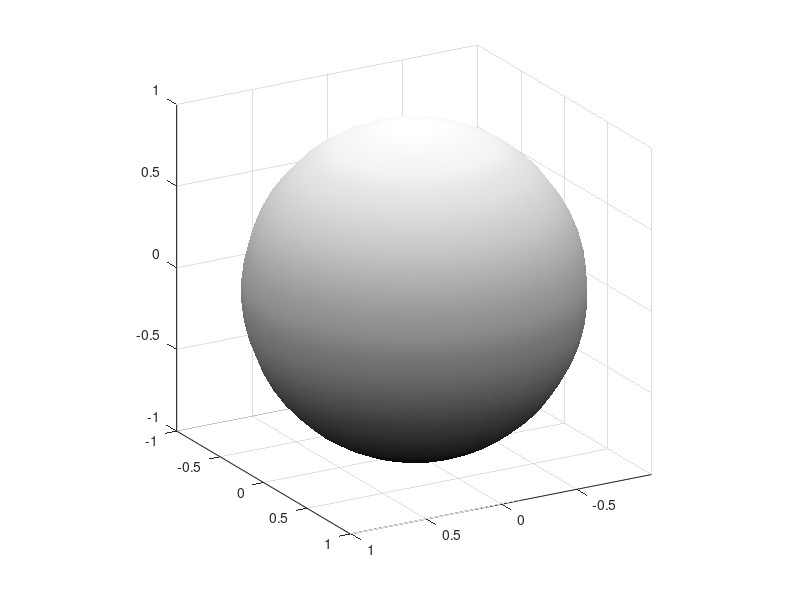

The MATLAB source for this figure: (Note: this script raises an error after producing the figure.)
clear all; close all; clc;

om=1;
T=2*pi/om;

N0=1E3;
N10=N0/4; N20=N0/2;
tau1=T/4; tau2=T/2;
beta10=tau1; beta20=tau2;
phi1=0; phi2=pi/2;

delta_vec=[0.4:0.0001:0.6].';
E0=1;

figure;
sphere(25); view(150,20);
set(gcf,'color','w');
axis equal;
shading interp; colormap gray; alpha 0.25; 
line([-1 1],[0 0],[0 0],'LineWidth',1,'Color',[0 0 0]);
line([0 0],[-1 1],[0 0],'LineWidth',1,'Color',[0 0 0]);
line([0 0],[0 0],[-1 1],'LineWidth',1,'Color',[0 0 0]);
xlabel('$x$','interpreter','latex','fontsize',20,'position',[1.1 0 0]);
ylabel('$y$','interpreter','latex','fontsize',20,'position',[0 1.1 0]);
zlabel('$z$','interpreter','latex','fontsize',20,'position',[0 0 1.1]); h=gca; h.ZAxis.Label.Rotation=0;
hold on;

theta_aux1=linspace(0,2*pi,100);
x1=cos(theta_aux1);
z1=sin(theta_aux1);
y1=zeros(size(theta_aux1));

theta_aux2=pi/2;
x2=cos(theta_aux1)*sin(theta_aux2);
y2=sin(theta_aux1)*sin(theta_aux2);
z2=cos(theta_aux2)*ones(size(theta_aux1));

theta_aux3=pi/2;
x3=cos(theta_aux3)*ones(size(theta_aux1));
y3=cos(theta_aux1)*sin(theta_aux3);
z3=sin(theta_aux1)*sin(theta_aux3);

plot3(x1,y1,z1,'--k','Color',[0.5 0.5 0.5]); hold on;
plot3(x2,y2,z2,'--k','Color',[0.5 0.5 0.5]); hold on;
plot3(x3,y3,z3,'--k','Color',[0.5 0.5 0.5]); hold on;

N_vec=zeros(length(delta_vec),1); 
Nmax_factor=round(sqrt((E0.^2+(max(delta_vec)).^2)./(E0.^2)));
N_max=round(N0.*Nmax_factor);
Nmin_factor=round(sqrt((E0.^2+(min(delta_vec)).^2)./(E0.^2)));
N_min=round(N0.*Nmin_factor);

ti=0;
dt=1/N_max;
tf=1-dt;
t=[0:dt:tf];

N1_min=N_min/4;
N2_min=N_min/2;
N1_max=N_max/4;
N2_max=N_max/2;

X=NaN.*zeros(length(delta_vec),N_max);
Y=NaN.*zeros(length(delta_vec),N_max);
Z=NaN.*zeros(length(delta_vec),N_max);
Energy=NaN.*zeros(length(delta_vec),N_max);

theta_vec=zeros(length(delta_vec),1);
beta1_vec=zeros(length(delta_vec),1);
beta2_vec=zeros(length(delta_vec),1);

N1_vec=zeros(length(delta_vec),1);
N2_vec=zeros(length(delta_vec),1);


for d=1:length(delta_vec)
    d
delta=delta_vec(d);

N1=round(N10.*sqrt((E0.^2+delta.^2)./(E0.^2)));
N2=round(N20.*sqrt((E0.^2+delta.^2)./(E0.^2)));

N=N1+N2+N1;
N_vec(d)=N;
N1_vec(d)=N1;
N2_vec(d)=N2;

td=linspace(0,2*pi,N);
V=-(E0/2).*(exp(-1i.*phi1).*(td>=ti).*(td<=tau1)+exp(-1i.*phi2).*(td>tau1).*(td<=(tau1+tau2))+exp(-1i.*phi1).*(td>(tau1+tau2)).*(td<=(tau1+tau2+tau1)));
Omega_x=V+conj(V);
Omega_y=1i.*(V-conj(V));
Omega_z=delta;

beta1=beta10.*sqrt((E0.^2+delta.^2)./(E0.^2));
beta2=beta20.*sqrt((E0.^2+delta.^2)./(E0.^2));
beta1_vec(d)=beta1;
beta2_vec(d)=beta2;

theta=atan2(E0,delta);
theta_vec(d)=theta;

nx1=sin(theta).*cos(phi1);
ny1=sin(theta).*sin(phi1);
nz1=cos(theta);
K1=[0,-nz1,ny1;nz1,0,-nx1;-ny1,nx1,0];

nx2=sin(theta).*cos(phi2);
ny2=sin(theta).*sin(phi2);
nz2=cos(theta);
K2=[0,-nz2,ny2;nz2,0,-nx2;-ny2,nx2,0];

Rx_90=expm(-(beta1./N1).*K1);
Ry_180=expm(-(beta2./N2).*K2);

r=zeros(3,N);

a0=0; b0=sqrt(1-abs(a0).^2);
% r(:,1)=[2.*a0.*b0,0,abs(b0).^2-abs(a0).^2].';
r(:,1)=[conj(a0).*b0+conj(b0).*a0,1i.*(conj(a0).*b0-a0.*conj(b0)),abs(b0).^2-abs(a0).^2].';

for f=1:N1
r(:,f+1)=Rx_90*r(:,f);
end

for f=N1:(N1+N2)
r(:,f+1)=Ry_180*r(:,f);
end

for f=(N1+N2):(N1+N2+N1)-1
r(:,f+1)=Rx_90*r(:,f);
end

xt=r(1,:); yt=r(2,:); zt=r(3,:);
Energy(d,1:N)=Omega_x.*xt+Omega_y.*yt+Omega_z.*zt;

X(d,1:N)=xt;
Y(d,1:N)=yt;
Z(d,1:N)=zt;

clear r;

end

Eta=Z;
Phi=atan2(Y,X);
%%
x_initial=X(sub2ind(size(X),(1:length(delta_vec)).',N1_vec+1));
y_initial=Y(sub2ind(size(Y),(1:length(delta_vec)).',N1_vec+1));
z_initial=Z(sub2ind(size(Z),(1:length(delta_vec)).',N1_vec+1));

eta_initial=Eta(sub2ind(size(Eta),(1:length(delta_vec)).',N1_vec+1));
phi_initial=Phi(sub2ind(size(Phi),(1:length(delta_vec)).',N1_vec+1));

x_final=X(sub2ind(size(X),(1:length(delta_vec)).',N_vec));
y_final=Y(sub2ind(size(Y),(1:length(delta_vec)).',N_vec));
z_final=Z(sub2ind(size(Z),(1:length(delta_vec)).',N_vec));

eta_final=Eta(sub2ind(size(Eta),(1:length(delta_vec)).',N_vec));
phi_final=Phi(sub2ind(size(Phi),(1:length(delta_vec)).',N_vec));

plot3(X,Y,Z,'.k','MarkerSize',0.5);
hold on;
plot3(x_initial,y_initial,z_initial,'.c','MarkerSize',10);
hold on;
plot3(x_final,y_final,z_final,'.m','MarkerSize',10);
drawnow;
%%
M11=zeros(length(delta_vec),N_max-N1_max);
M12=zeros(length(delta_vec),N_max-N1_max);
M21=zeros(length(delta_vec),N_max-N1_max);
M22=zeros(length(delta_vec),N_max-N1_max);
lambda1=zeros(length(delta_vec),N_max-N1_max);
lambda2=zeros(length(delta_vec),N_max-N1_max);
DetM=zeros(length(delta_vec),N_max-N1_max);

for s=1:(N_max-N1_max)
s
x_initial=X(sub2ind(size(X),(1:length(delta_vec)).',N1_vec+s));
y_initial=Y(sub2ind(size(Y),(1:length(delta_vec)).',N1_vec+s));
z_initial=Z(sub2ind(size(Z),(1:length(delta_vec)).',N1_vec+s));

eta_initial=z_initial;
phi_initial=atan2(y_initial,x_initial);

plot(phi_initial,eta_initial,'.k','MarkerSize',20);
drawnow;
BW=getframe(gcf);
BW=BW.cdata(:,:,1);
Area(s)=bwarea(BW);

% M11(:,s)=gradient(eta_final)./gradient(eta_initial);
% M12(:,s)=gradient(eta_final)./gradient(phi_initial);
% M21(:,s)=gradient(phi_final)./gradient(eta_initial);
% M22(:,s)=gradient(phi_final)./gradient(phi_initial);
% 
% for d=1:length(delta_vec)
% J=[M11(d,s),M12(d,s);M21(d,s),M22(d,s)];
% lambda=eig(J);
% lambda1(d,s)=lambda(1);
% lambda2(d,s)=lambda(2);
% end
% 
% DetM(:,s)=M11(:,s).*M22(:,s)-M12(:,s).*M21(:,s);

end

figure;
set(gcf,'color','w');
plot(delta_vec,M11(:,1),'r',delta_vec,M22(:,1),'b',delta_vec,M11(:,1).*M22(:,1),'k','LineWidth',2);
xlabel('$\Delta$','interpreter','latex','fontsize',20);
legend('$\frac{\partial\eta_{f}}{\partial\eta_{i}}$','$\frac{\partial\phi_{f}}{\partial\phi_{i}}$','$\frac{\partial\eta_{f}}{\partial\eta_{i}}\frac{\partial\phi_{f}}{\partial\phi_{i}}$','interpreter','latex','fontsize',14);
drawnow;
%%
vidfile=VideoWriter('Bloch_RF_Levitt_resonance_off_stability_matrix_190325.mp4','MPEG-4');
vidfile.FrameRate=10;
open(vidfile);
figure;
set(gcf,'color','w');

figure;
set(gcf,'color','w','units','normalized','outerposition',[0 0 1 1]);

for s=1:100:(N_max-N1_max)
sgtitle(['$t=$',num2str(round(0.25+s/N,2)),'$T$'],'interpreter','latex','fontsize',20);
subplot(2,2,1);
plot(delta_vec,M11(:,s),'r');
xlabel('$\Delta$','interpreter','latex','fontsize',14);
ylabel('$\partial\eta_{f}/\partial\eta_{i}$','interpreter','latex','fontsize',14);
drawnow;
subplot(2,2,2);
plot(delta_vec,M12(:,s),'g');
xlabel('$\Delta$','interpreter','latex','fontsize',14);
ylabel('$\partial\eta_{f}/\partial\phi_{i}$','interpreter','latex','fontsize',14);
drawnow;
subplot(2,2,3);
plot(delta_vec,M21(:,s),'b');
xlabel('$\Delta$','interpreter','latex','fontsize',14);
ylabel('$\partial\phi_{f}/\partial\eta_{i}$','interpreter','latex','fontsize',14);
drawnow;
subplot(2,2,4);
plot(delta_vec,M22(:,s),'k');
xlabel('$\Delta$','interpreter','latex','fontsize',14);
ylabel('$\partial\phi_{f}/\partial\phi_{i}$','interpreter','latex','fontsize',14);
drawnow;
writeVideo(vidfile,getframe(gcf));

end
close(vidfile);

%%
figure; set(gcf,'color','w');
plot_ind=200;

for s=1:plot_ind:(N_max-N1_max)-plot_ind

eta_LM=Eta(sub2ind(size(Eta),(1:length(delta_vec)).',N1_vec+s-1));
phi_LM=Phi(sub2ind(size(Phi),(1:length(delta_vec)).',N1_vec+s-1));

eta_LM_next=Eta(sub2ind(size(Eta),(1:length(delta_vec)).',N1_vec+s-1+plot_ind));
phi_LM_next=Phi(sub2ind(size(Phi),(1:length(delta_vec)).',N1_vec+s-1+plot_ind));

plot(phi_LM,eta_LM,'color',[0.7 0.7 0.7]);
hold on;
plot(phi_LM_next,eta_LM_next,'k');
xlabel('$\phi$','interpreter','latex','fontsize',20);
ylabel('$\eta$','interpreter','latex','fontsize',20)
title(['$t=$',num2str(round(0.25+s/N,2)),'$T$'],'interpreter','latex','fontsize',20);
axis([1.5 3 -1.1 0.4]);
drawnow; hold on;

end

%%
load Bloch_RF_Levitt_resonance_off_histogram_eta_A_190325.mat;
load Bloch_RF_Levitt_resonance_off_histogram_eta_B_190325.mat;

time_unit=round((N_vec-N1_vec)/100);
etaAi=EtaA(sub2ind(size(Eta),(1:length(delta_vec)).',N1_vec));
etaBi=EtaB(sub2ind(size(Eta),(1:length(delta_vec)).',N1_vec));
% 
% figure; set(gcf,'color','w');
% vidfile=VideoWriter('Bloch_RF_Levitt_resonance_off_histogram_eta_eta_190325.mp4','MPEG-4');
% vidfile.FrameRate=10;
% open(vidfile);

for s=1:101
etaAf=EtaA(sub2ind(size(Eta),(1:length(delta_vec)).',N1_vec+(s-1).*time_unit));
etaBf=EtaB(sub2ind(size(Eta),(1:length(delta_vec)).',N1_vec+(s-1).*time_unit));
Q=(etaBf-etaAf)./(etaBi-etaAi);
range(s)=max(Q)-min(Q);
% histogram(abs(Q),20,'facecolor','b');
% xlabel('$|\langle\partial\eta_{f}/\partial\eta_{i}\rangle|$','interpreter','latex','fontsize',20);
% ylabel('$N$','interpreter','latex','fontsize',20);
% title(['$t=$',num2str(0.25+(s-1).*0.0075),'$T$'],'interpreter','latex','fontsize',20);
% drawnow;
% writeVideo(vidfile,getframe(gcf));
end
% close(vidfile);
%%

figure; set(gcf,'color','w');
etaAi=EtaA(sub2ind(size(Eta),(1:length(delta_vec)).',round(N_vec/4)));
etaBi=EtaB(sub2ind(size(Eta),(1:length(delta_vec)).',round(N_vec/4)));
etaAf=EtaA(sub2ind(size(Eta),(1:length(delta_vec)).',round(N_vec/4)));
etaBf=EtaB(sub2ind(size(Eta),(1:length(delta_vec)).',round(N_vec/4)));
Q1=(etaBf-etaAf)./(etaBi-etaAi);

subplot(2,4,1);
histogram(abs(Q1),20,'facecolor','b');
xlabel('$|\langle\partial\eta_{f}/\partial\eta_{i}\rangle|$','interpreter','latex','fontsize',20);
ylabel('$N$','interpreter','latex','fontsize',20);
title('$t_{f}=T/4$','interpreter','latex','fontsize',20);
xlim([0 2.2]);
drawnow;

etaAi=EtaA(sub2ind(size(Eta),(1:length(delta_vec)).',round(N_vec/4)));
etaBi=EtaB(sub2ind(size(Eta),(1:length(delta_vec)).',round(N_vec/4)));
etaAf=EtaA(sub2ind(size(Eta),(1:length(delta_vec)).',round(3*N_vec/8)));
etaBf=EtaB(sub2ind(size(Eta),(1:length(delta_vec)).',round(3*N_vec/8)));
Q2=(etaBf-etaAf)./(etaBi-etaAi);

subplot(2,4,2);
histogram(abs(Q2),20,'facecolor','b');
xlabel('$|\langle\partial\eta_{f}/\partial\eta_{i}\rangle|$','interpreter','latex','fontsize',20);
ylabel('$N$','interpreter','latex','fontsize',20);
title('$t_{f}=3T/8$','interpreter','latex','fontsize',20);
xlim([0 2.2]);
drawnow;

etaAi=EtaA(sub2ind(size(Eta),(1:length(delta_vec)).',round(N_vec/4)));
etaBi=EtaB(sub2ind(size(Eta),(1:length(delta_vec)).',round(N_vec/4)));
etaAf=EtaA(sub2ind(size(Eta),(1:length(delta_vec)).',round(N_vec/2)));
etaBf=EtaB(sub2ind(size(Eta),(1:length(delta_vec)).',round(N_vec/2)));
Q3=(etaBf-etaAf)./(etaBi-etaAi);

subplot(2,4,3);
histogram(abs(Q3),20,'facecolor','b');
xlabel('$|\langle\partial\eta_{f}/\partial\eta_{i}\rangle|$','interpreter','latex','fontsize',20);
ylabel('$N$','interpreter','latex','fontsize',20);
title('$t_{f}=T/2$','interpreter','latex','fontsize',20);
xlim([0 2.2]);
drawnow;

etaAi=EtaA(sub2ind(size(Eta),(1:length(delta_vec)).',round(N_vec/4)));
etaBi=EtaB(sub2ind(size(Eta),(1:length(delta_vec)).',round(N_vec/4)));
etaAf=EtaA(sub2ind(size(Eta),(1:length(delta_vec)).',round(5*N_vec/8)));
etaBf=EtaB(sub2ind(size(Eta),(1:length(delta_vec)).',round(5*N_vec/8)));
Q4=(etaBf-etaAf)./(etaBi-etaAi);

subplot(2,4,4);
histogram(abs(Q4),20,'facecolor','b');
xlabel('$|\langle\partial\eta_{f}/\partial\eta_{i}\rangle|$','interpreter','latex','fontsize',20);
ylabel('$N$','interpreter','latex','fontsize',20);
title('$t_{f}=5T/8$','interpreter','latex','fontsize',20);
xlim([0 2.2]);
drawnow;

etaAi=EtaA(sub2ind(size(Eta),(1:length(delta_vec)).',round(N_vec/4)));
etaBi=EtaB(sub2ind(size(Eta),(1:length(delta_vec)).',round(N_vec/4)));
etaAf=EtaA(sub2ind(size(Eta),(1:length(delta_vec)).',round(3*N_vec/4)));
etaBf=EtaB(sub2ind(size(Eta),(1:length(delta_vec)).',round(3*N_vec/4)));
Q5=(etaBf-etaAf)./(etaBi-etaAi);

subplot(2,4,5);
histogram(abs(Q5),20,'facecolor','b');
xlabel('$|\langle\partial\eta_{f}/\partial\eta_{i}\rangle|$','interpreter','latex','fontsize',20);
ylabel('$N$','interpreter','latex','fontsize',20);
title('$t_{f}=3T/4$','interpreter','latex','fontsize',20);
xlim([0 2.2]);
drawnow;

etaAi=EtaA(sub2ind(size(Eta),(1:length(delta_vec)).',round(N_vec/4)));
etaBi=EtaB(sub2ind(size(Eta),(1:length(delta_vec)).',round(N_vec/4)));
etaAf=EtaA(sub2ind(size(Eta),(1:length(delta_vec)).',round(7*N_vec/8)));
etaBf=EtaB(sub2ind(size(Eta),(1:length(delta_vec)).',round(7*N_vec/8)));
Q6=(etaBf-etaAf)./(etaBi-etaAi);

subplot(2,4,6);
histogram(abs(Q6),20,'facecolor','b');
xlabel('$|\langle\partial\eta_{f}/\partial\eta_{i}\rangle|$','interpreter','latex','fontsize',20);
ylabel('$N$','interpreter','latex','fontsize',20);
title('$t_{f}=7T/8$','interpreter','latex','fontsize',20);
xlim([0 2.2]);
drawnow;

etaAi=EtaA(sub2ind(size(Eta),(1:length(delta_vec)).',round(N_vec/4)));
etaBi=EtaB(sub2ind(size(Eta),(1:length(delta_vec)).',round(N_vec/4)));
etaAf=EtaA(sub2ind(size(Eta),(1:length(delta_vec)).',N_vec));
etaBf=EtaB(sub2ind(size(Eta),(1:length(delta_vec)).',N_vec));
Q7=(etaBf-etaAf)./(etaBi-etaAi);

subplot(2,4,7);
set(gcf,'color','w');
histogram(abs(Q7),20,'facecolor','b');
xlabel('$|\langle\partial\eta_{f}/\partial\eta_{i}\rangle|$','interpreter','latex','fontsize',20);
ylabel('$N$','interpreter','latex','fontsize',20);
title('$t_{f}=T$','interpreter','latex','fontsize',20);
xlim([0 2.2]);
drawnow;

subplot(2,4,8);
plot(linspace(0.25,1,length(range)),range,'.-k');
xlabel('$t_{f}/T$','interpreter','latex','fontsize',20);
ylabel('$h_{\eta}(t_{f})$','interpreter','latex','fontsize',20);

%%
load Bloch_RF_Levitt_resonance_off_histogram_phi_A_190325.mat;
load Bloch_RF_Levitt_resonance_off_histogram_phi_B_190325.mat;

time_unit=round((N_vec-N1_vec)/100);
phiAi=PhiA(sub2ind(size(Phi),(1:length(delta_vec)).',N1_vec));
phiBi=PhiB(sub2ind(size(Phi),(1:length(delta_vec)).',N1_vec));

% figure; set(gcf,'color','w');
% vidfile=VideoWriter('Bloch_RF_Levitt_resonance_off_histogram_phi_phi_190325.mp4','MPEG-4');
% vidfile.FrameRate=10;
% open(vidfile);

for s=1:101
phiAf=PhiA(sub2ind(size(Phi),(1:length(delta_vec)).',N1_vec+(s-1).*time_unit));
phiBf=PhiB(sub2ind(size(Phi),(1:length(delta_vec)).',N1_vec+(s-1).*time_unit));
Q=(phiBf-phiAf)./(phiBi-phiAi);
range(s)=max(Q)-min(Q);
% histogram(abs(Q),20,'facecolor','b');
% xlabel('$|\langle\partial\phi_{f}/\partial\phi_{i}\rangle|$','interpreter','latex','fontsize',20);
% ylabel('$N$','interpreter','latex','fontsize',20);
% title(['$t=$',num2str(0.25+(s-1).*0.0075),'$T$'],'interpreter','latex','fontsize',20);
% drawnow;
% writeVideo(vidfile,getframe(gcf));
end
% close(vidfile);
%%

figure; set(gcf,'color','w');
phiAi=PhiA(sub2ind(size(Phi),(1:length(delta_vec)).',round(N_vec/4)));
phiBi=PhiB(sub2ind(size(Phi),(1:length(delta_vec)).',round(N_vec/4)));
phiAf=PhiA(sub2ind(size(Phi),(1:length(delta_vec)).',round(N_vec/4)));
phiBf=PhiB(sub2ind(size(Phi),(1:length(delta_vec)).',round(N_vec/4)));
Q1=(phiBf-phiAf)./(phiBi-phiAi);

subplot(2,4,1);
histogram(abs(Q1),20,'facecolor','b');
xlabel('$|\langle\partial\phi_{f}/\partial\phi_{i}\rangle|$','interpreter','latex','fontsize',20);
ylabel('$N$','interpreter','latex','fontsize',20);
xlim([0 4]);
title('$t_{f}=T/4$','interpreter','latex','fontsize',20);
drawnow;

phiAi=PhiA(sub2ind(size(Phi),(1:length(delta_vec)).',round(N_vec/4)));
phiBi=PhiB(sub2ind(size(Phi),(1:length(delta_vec)).',round(N_vec/4)));
phiAf=PhiA(sub2ind(size(Phi),(1:length(delta_vec)).',round(3*N_vec/8)));
phiBf=PhiB(sub2ind(size(Phi),(1:length(delta_vec)).',round(3*N_vec/8)));
Q2=(phiBf-phiAf)./(phiBi-phiAi);

subplot(2,4,2);
histogram(abs(Q2),20,'facecolor','b');
xlabel('$|\langle\partial\phi_{f}/\partial\phi_{i}\rangle|$','interpreter','latex','fontsize',20);
ylabel('$N$','interpreter','latex','fontsize',20);
xlim([0 4]);
title('$t_{f}=3T/8$','interpreter','latex','fontsize',20);
drawnow;

phiAi=PhiA(sub2ind(size(Phi),(1:length(delta_vec)).',round(N_vec/4)));
phiBi=PhiB(sub2ind(size(Phi),(1:length(delta_vec)).',round(N_vec/4)));
phiAf=PhiA(sub2ind(size(Phi),(1:length(delta_vec)).',round(N_vec/2)));
phiBf=PhiB(sub2ind(size(Phi),(1:length(delta_vec)).',round(N_vec/2)));
Q3=(phiBf-phiAf)./(phiBi-phiAi);

subplot(2,4,3);
histogram(abs(Q3),20,'facecolor','b');
xlabel('$|\langle\partial\phi_{f}/\partial\phi_{i}\rangle|$','interpreter','latex','fontsize',20);
ylabel('$N$','interpreter','latex','fontsize',20);
xlim([0 4]);
title('$t_{f}=T/2$','interpreter','latex','fontsize',20);
drawnow;

phiAi=PhiA(sub2ind(size(Phi),(1:length(delta_vec)).',round(N_vec/4)));
phiBi=PhiB(sub2ind(size(Phi),(1:length(delta_vec)).',round(N_vec/4)));
phiAf=PhiA(sub2ind(size(Phi),(1:length(delta_vec)).',round(5*N_vec/8)));
phiBf=PhiB(sub2ind(size(Phi),(1:length(delta_vec)).',round(5*N_vec/8)));
Q4=(phiBf-phiAf)./(phiBi-phiAi);

subplot(2,4,4);
histogram(abs(Q4),20,'facecolor','b');
xlabel('$|\langle\partial\phi_{f}/\partial\phi_{i}\rangle|$','interpreter','latex','fontsize',20);
ylabel('$N$','interpreter','latex','fontsize',20);
xlim([0 4]);
title('$t_{f}=5T/8$','interpreter','latex','fontsize',20);
drawnow;

phiAi=PhiA(sub2ind(size(Phi),(1:length(delta_vec)).',round(N_vec/4)));
phiBi=PhiB(sub2ind(size(Phi),(1:length(delta_vec)).',round(N_vec/4)));
phiAf=PhiA(sub2ind(size(Phi),(1:length(delta_vec)).',round(3*N_vec/4)));
phiBf=PhiB(sub2ind(size(Phi),(1:length(delta_vec)).',round(3*N_vec/4)));
Q5=(phiBf-phiAf)./(phiBi-phiAi);

subplot(2,4,5);
histogram(abs(Q5),20,'facecolor','b');
xlabel('$|\langle\partial\phi_{f}/\partial\phi_{i}\rangle|$','interpreter','latex','fontsize',20);
ylabel('$N$','interpreter','latex','fontsize',20);
xlim([0 4]);
title('$t_{f}=3T/4$','interpreter','latex','fontsize',20);
drawnow;

phiAi=PhiA(sub2ind(size(Phi),(1:length(delta_vec)).',round(N_vec/4)));
phiBi=PhiB(sub2ind(size(Phi),(1:length(delta_vec)).',round(N_vec/4)));
phiAf=PhiA(sub2ind(size(Phi),(1:length(delta_vec)).',round(7*N_vec/8)));
phiBf=PhiB(sub2ind(size(Phi),(1:length(delta_vec)).',round(7*N_vec/8)));
Q6=(phiBf-phiAf)./(phiBi-phiAi);

subplot(2,4,6);
histogram(abs(Q6),20,'facecolor','b');
xlabel('$|\langle\partial\phi_{f}/\partial\phi_{i}\rangle|$','interpreter','latex','fontsize',20);
ylabel('$N$','interpreter','latex','fontsize',20);
xlim([0 4]);
title('$t_{f}=7T/8$','interpreter','latex','fontsize',20);
drawnow;

phiAi=PhiA(sub2ind(size(Phi),(1:length(delta_vec)).',round(N_vec/4)));
phiBi=PhiB(sub2ind(size(Phi),(1:length(delta_vec)).',round(N_vec/4)));
phiAf=PhiA(sub2ind(size(Phi),(1:length(delta_vec)).',N_vec));
phiBf=PhiB(sub2ind(size(Phi),(1:length(delta_vec)).',N_vec));
Q7=(phiBf-phiAf)./(phiBi-phiAi);

subplot(2,4,7);
histogram(abs(Q7),20,'facecolor','b');
xlabel('$|\langle\partial\phi_{f}/\partial\phi_{i}\rangle|$','interpreter','latex','fontsize',20);
ylabel('$N$','interpreter','latex','fontsize',20);
xlim([0 4]);
title('$t_{f}=T$','interpreter','latex','fontsize',20);
drawnow;

subplot(2,4,8);
plot(linspace(0.25,1,length(range)),range,'.-k');
xlabel('$t_{f}/T$','interpreter','latex','fontsize',20);
ylabel('$h_{\phi}(t_{f})$','interpreter','latex','fontsize',20);

%%
S=200;
time_unit=round((N_vec-N1_vec)./S);
width=zeros(S,1);

for s=1:S
x_initial=X(sub2ind(size(X),(1:length(delta_vec)).',N1_vec+(s-1).*time_unit));
y_initial=Y(sub2ind(size(Y),(1:length(delta_vec)).',N1_vec+(s-1).*time_unit));
z_initial=Z(sub2ind(size(Z),(1:length(delta_vec)).',N1_vec+(s-1).*time_unit));

width(s)=sqrt((1./length(delta_vec)).*sum((x_initial-mean(x_initial)).^2+(y_initial-mean(y_initial)).^2+(z_initial-mean(z_initial)).^2));
end

% figure;
% set(gcf,'color','w');
% plot(linspace(0.25,1,length(width)),width,'.-k'); xlim([0.25 1]); ylim([0 0.1]);
% xlabel('$t/T$','interpreter','latex','fontsize',20);
% ylabel('$\sigma(t)$','interpreter','latex','fontsize',20);

width_after=width;
clear width;

S=S/4;
width=zeros(S,1);
time_unit=round(N1_vec/S);

for s=1:S
x_initial=X(sub2ind(size(X),(1:length(delta_vec)).',N1_vec-(s-1).*time_unit));
y_initial=Y(sub2ind(size(Y),(1:length(delta_vec)).',N1_vec-(s-1).*time_unit));
z_initial=Z(sub2ind(size(Z),(1:length(delta_vec)).',N1_vec-(s-1).*time_unit));

width(s)=sqrt((1./length(delta_vec)).*sum((x_initial-mean(x_initial)).^2+(y_initial-mean(y_initial)).^2+(z_initial-mean(z_initial)).^2));
end

width_before=flip(width);
width_before(end)=[];

width_tot=[width_before;width_after];

figure;
set(gcf,'color','w');
plot(linspace(0,1,length(width_tot)),width_tot,'.-k'); xlim([0 1]); ylim([0 0.2]);
xlabel('$t/T$','interpreter','latex','fontsize',20);
ylabel('$\sigma(t)$','interpreter','latex','fontsize',20);